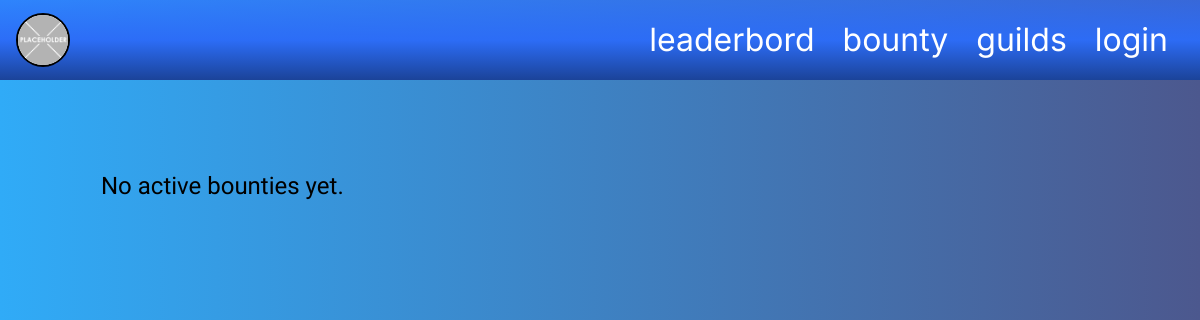
Page /bounty.php on the earlier database version.
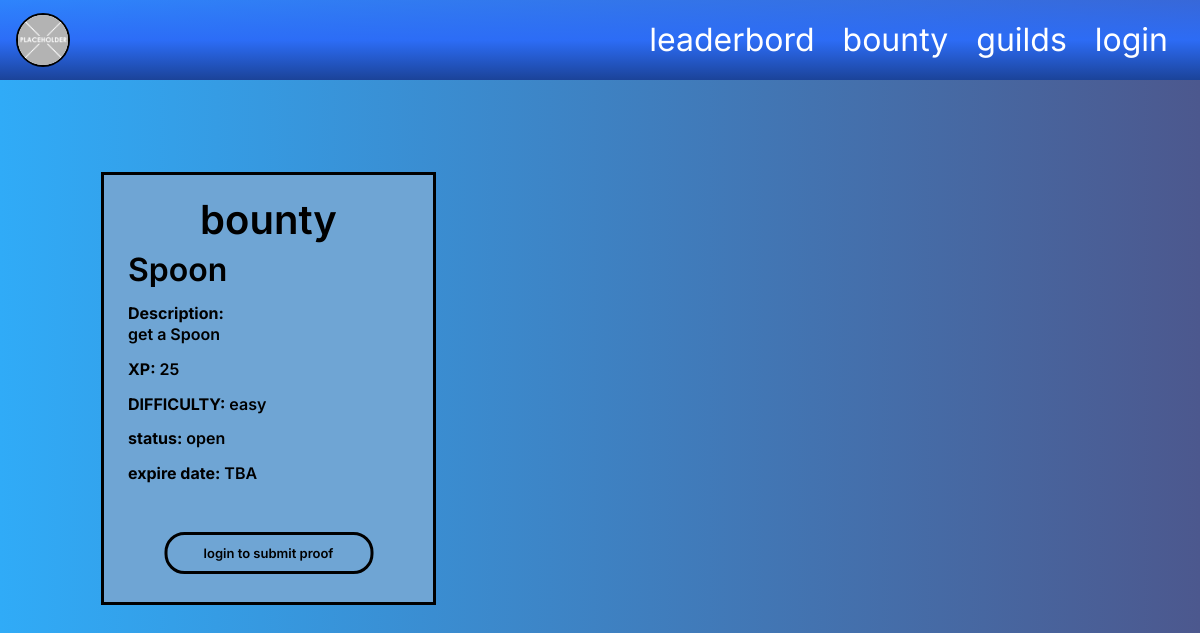
Same page on the later database version.
### tables this page shows
CREATE TABLE IF NOT EXISTS `gdbb_bounties` (
  `id` int UNSIGNED NOT NULL AUTO_INCREMENT,
  `title` varchar(150) NOT NULL,
  `description` text NOT NULL,
  `difficulty` enum('easy','medium','hard') NOT NULL,
  `xp_reward` int UNSIGNED NOT NULL,
  `deadline` varchar(50) DEFAULT NULL,
  `status` enum('open','claimed','in_review','completed','rejected') NOT NULL DEFAULT 'open',
  `created_by_user_id` int UNSIGNED NOT NULL,
  `claimed_by_user_id` int UNSIGNED DEFAULT NULL,
  `created_at` timestamp NULL DEFAULT CURRENT_TIMESTAMP,
  `updated_at` timestamp NULL DEFAULT CURRENT_TIMESTAMP ON UPDATE CURRENT_TIMESTAMP,
  `expire_date` varchar(50) DEFAULT NULL,
  `reward_color` varchar(20) DEFAULT NULL,
  PRIMARY KEY (`id`),
  KEY `gdbb_idx_bounties_status` (`status`),
  KEY `gdbb_idx_bounties_deadline` (`deadline`),
  KEY `gdbb_idx_bounties_created_by` (`created_by_user_id`),
  KEY `gdbb_idx_bounties_claimed_by` (`claimed_by_user_id`)
);

### src/bootstrap.php (called while the page is built, shortened)
<?php
function getUserAvatarUrl(PDO $pdo, ?int $userId = null): string {
    $defaultAvatar = 'images/placeholder.png';
    $userId = (int)($userId ?? ($_SESSION['user_id'] ?? 0));
    if ($userId <= 0) {
        return $defaultAvatar;
    }
}
function getUserOutlineColor(PDO $pdo, ?int $userId = null): string {
    $defaultColor = '#000000';
    $userId = (int)($userId ?? ($_SESSION['user_id'] ?? 0));
    if ($userId <= 0) {
        return $defaultColor;
    }
}

### public/bounty.php (the view, shortened to what this page needs)
<?php
require_once dirname(__DIR__) . '/src/bootstrap.php';
$avatarUrl = getUserAvatarUrl($pdo, $_SESSION['user_id'] ?? null);
try {
    $stmt = $pdo->query('SELECT id, title, description, xp_reward, difficulty, expire_date, reward_color, status FROM gdbb_bounties WHERE status != "completed" ORDER BY id DESC');
    $bounties = $stmt->fetchAll();
} catch (PDOException $e) {
    $bounties = [];
    $dbError = $e->getMessage();
}
$isLoggedIn = !empty($_SESSION['user_id']) || !empty($_SESSION['user']) || !empty($_SESSION['username']) || !empty($_SESSION['email']);
?>
<!DOCTYPE html>
<html lang="en">
<head>
    <link rel="stylesheet" href="../style.css">
</head>
<body class="bounty-page" style="--app-outline-color: <?= htmlspecialchars(getUserOutlineColor($pdo, $_SESSION['user_id'] ?? null), ENT_QUOTES, 'UTF-8') ?>;">
    <header class="topbar">
        <a href="<?= !empty($_SESSION['user_id']) ? 'profile.php' : 'register.php' ?>" class="brand-mark" aria-label="Go to profile">
            <img src="<?= htmlspecialchars($avatarUrl, ENT_QUOTES, 'UTF-8') ?>" alt="Profile picture">
        </a>
        <nav class="topnav">
            <a href="leaderboard.php">leaderbord</a>
            <a href="bounty.php">bounty</a>
            <a href="guilds.php">guilds</a>
            <a href="<?= !empty($_SESSION['user_id']) ? 'logout.php' : 'login.php' ?>"><?= !empty($_SESSION['user_id']) ? 'logout' : 'login' ?></a>
        </nav>
    </header>
    <main class="bounty-grid-wrap">
        <section class="bounty-grid">
            <?php if (empty($bounties)): ?>
                <p class="bounty-empty">No active bounties yet.</p>
            <?php endif; ?>
            <?php foreach ($bounties as $bounty): ?>
                <article class="bounty-card">
                    <div class="card-label">bounty</div>
                    <h2><?= htmlspecialchars($bounty['title'] ?? 'Untitled bounty', ENT_QUOTES, 'UTF-8') ?></h2>
                    <div class="card-details">
                        <p><strong>Description:</strong><br><?= htmlspecialchars($bounty['description'] ?? 'No description provided.', ENT_QUOTES, 'UTF-8') ?></p>
                        <p><strong>XP:</strong> <?= (int)($bounty['xp_reward'] ?? 0) ?></p>
                        <p><strong>DIFFICULTY:</strong> <?= htmlspecialchars((string)($bounty['difficulty'] ?? 'hard'), ENT_QUOTES, 'UTF-8') ?></p>
                        <?php
                        $statusValue = (string)($bounty['status'] ?? 'open');
                        $statusLabel = $statusValue === 'in_review' ? 'being reviewed' : ($statusValue === 'completed' ? 'completed' : $statusValue);
                        ?>
                        <p class="status-line"><strong>status:</strong> <span class="status-value"><?= htmlspecialchars($statusLabel, ENT_QUOTES, 'UTF-8') ?></span></p>
                        <p><strong>expire date:</strong> <?= htmlspecialchars((string)($bounty['expire_date'] ?? 'TBA'), ENT_QUOTES, 'UTF-8') ?></p>
                    </div>
                    <?php if ($isLoggedIn): ?>
                        <a href="bounty-detail.php?id=<?= (int)$bounty['id'] ?>" class="submit-button">submit proof</a>
                    <?php else: ?>
                        <a href="login.php" class="submit-button">login to submit proof</a>
                    <?php endif; ?>
                </article>
            <?php endforeach; ?>
        </section>
    </main>
</body>
</html>

Differences in the rows shown:
added gdbb_bounties: title "Spoon", description "get a Spoon", xp_reward "25", difficulty "easy", status "open", expire_date "TBA"
Other differences:
text no longer shown: "No active bounties yet."
